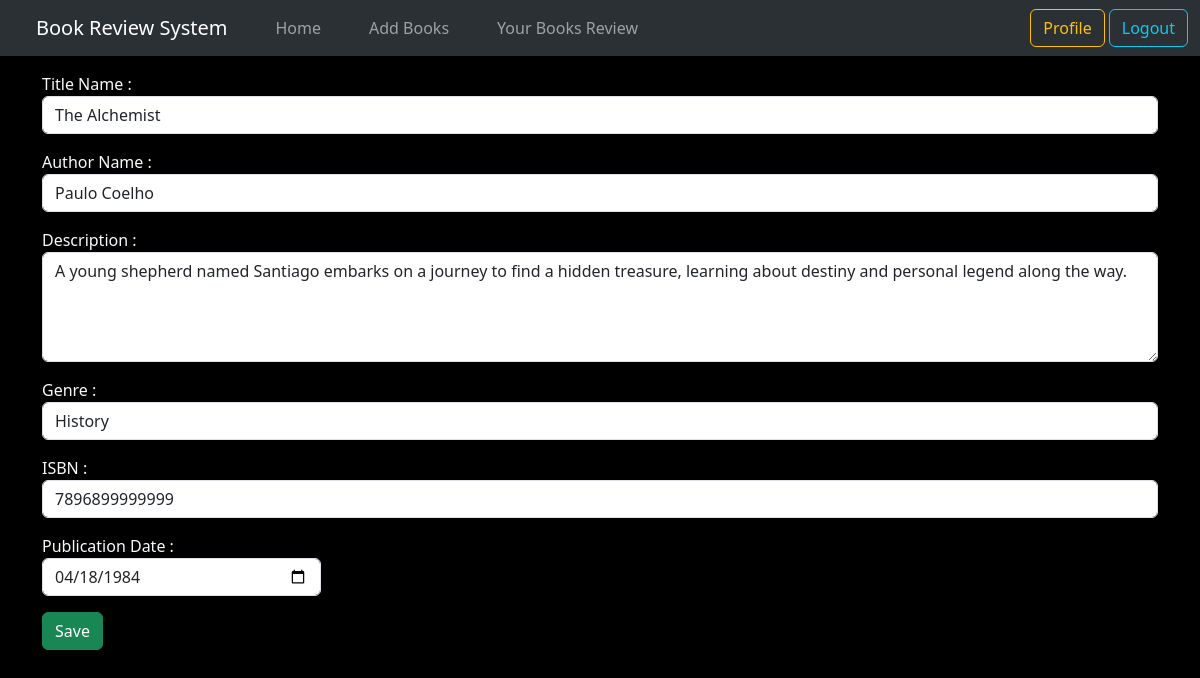
The app's page /updatebook/13/ (signed in) with its own data.
### book_app/models.py (models this page shows, shortened)
class BookData(models.Model):
    title = models.CharField(max_length=100)
    author = models.CharField(max_length=100)
    description = models.TextField()
    genre_choices = [
        ('Fiction','Fiction'),
        ('Non-Fiction','Non-Fiction'),
        ('Science','Science'),
        ('Technology','Technology'),
        ('History','History'),
        ('Adventure','Adventure'),
        ('Horror','Horror'),
        ('Other','Other'),
    ]
    genre = models.CharField(max_length=50,choices=genre_choices)
    isbn = models.CharField(max_length=13, unique=True)
    publication_data = models.DateField()
    created_at = models.DateTimeField(auto_now_add=True)
    updated_at = models.DateTimeField(auto_now=True)

### book_app/views.py (the view)
# urls.py: path('updatebook/<int:pk>/',views.updatebook,name="updatebook"),
@login_required
def updatebook(request,pk):
    view_data = BookData.objects.get(pk=pk)
    if (request.method == 'POST'):
        bookf=BookForm(request.POST,instance=view_data)
        if bookf.is_valid():
            bookf.save()
            messages.success(request," Success! Your Book review has been updated successfully.")
            return redirect('booklist')
    else:
        bookf=BookForm(instance=view_data)
    return render(request,'book_app/addbooks.html',{'form':bookf})

### book_app/templates/book_app/addbooks.html (shortened to what this page needs)
{% extends "book_app/base.html" %}
{% block content %}
<div class="my-3">
<form action="" method="post" novalidate class="text-light">
    {{ form.as_p}}
    <input type="submit" class="btn btn-success" value="Save">
</form>
</div>
{% endblock content %}

### records on screen
BookData: title "The Alchemist", author "Paulo Coelho", description "A young shepherd named Santiago embarks on a journey to find a hidden treasure, learning about destiny and personal legend along the way.", genre "History", isbn "7896899999999", publication_data "04/18/1984"
